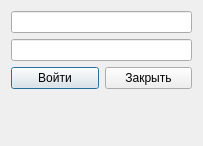
<?xml version="1.0" encoding="UTF-8"?>
<ui version="4.0">
 <class>LoginWidget</class>
 <widget class="QWidget" name="LoginWidget">
  <property name="geometry">
   <rect>
    <x>0</x>
    <y>0</y>
    <width>203</width>
    <height>146</height>
   </rect>
  </property>
  <property name="windowTitle">
   <string>Вход</string>
  </property>
  <layout class="QGridLayout" name="gridLayout">
   <item row="0" column="0" colspan="2">
    <widget class="QLineEdit" name="loginLineEdit"/>
   </item>
   <item row="1" column="0" colspan="2">
    <widget class="QLineEdit" name="passwordLineEdit">
     <property name="echoMode">
      <enum>QLineEdit::Password</enum>
     </property>
    </widget>
   </item>
   <item row="2" column="0">
    <widget class="QPushButton" name="loginButton">
     <property name="text">
      <string>Войти</string>
     </property>
     <property name="default">
      <bool>true</bool>
     </property>
    </widget>
   </item>
   <item row="2" column="1">
    <widget class="QPushButton" name="exitButton">
     <property name="text">
      <string>Закрыть</string>
     </property>
    </widget>
   </item>
   <item row="3" column="0" colspan="2">
    <widget class="QLabel" name="errorLabel">
     <property name="palette">
      <palette>
       <active>
        <colorrole role="WindowText">
         <brush brushstyle="SolidPattern">
          <color alpha="255">
           <red>204</red>
           <green>0</green>
           <blue>0</blue>
          </color>
         </brush>
        </colorrole>
       </active>
       <inactive>
        <colorrole role="WindowText">
         <brush brushstyle="SolidPattern">
          <color alpha="255">
           <red>204</red>
           <green>0</green>
           <blue>0</blue>
          </color>
         </brush>
        </colorrole>
       </inactive>
       <disabled>
        <colorrole role="WindowText">
         <brush brushstyle="SolidPattern">
          <color alpha="255">
           <red>110</red>
           <green>113</green>
           <blue>117</blue>
          </color>
         </brush>
        </colorrole>
       </disabled>
      </palette>
     </property>
     <property name="text">
      <string/>
     </property>
     <property name="alignment">
      <set>Qt::AlignCenter</set>
     </property>
    </widget>
   </item>
  </layout>
 </widget>
 <resources/>
 <connections/>
</ui>
